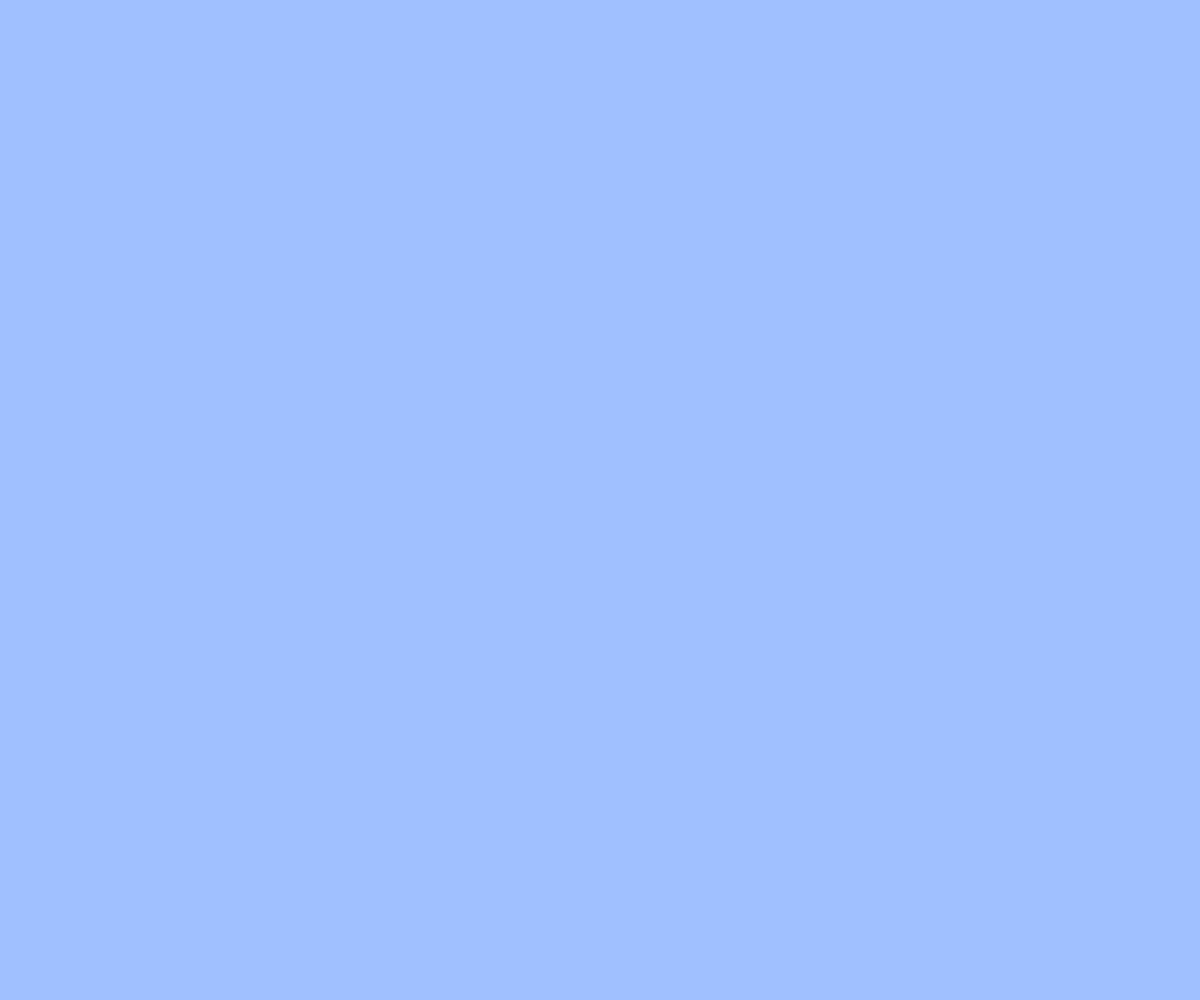
Frame 1 (no input)
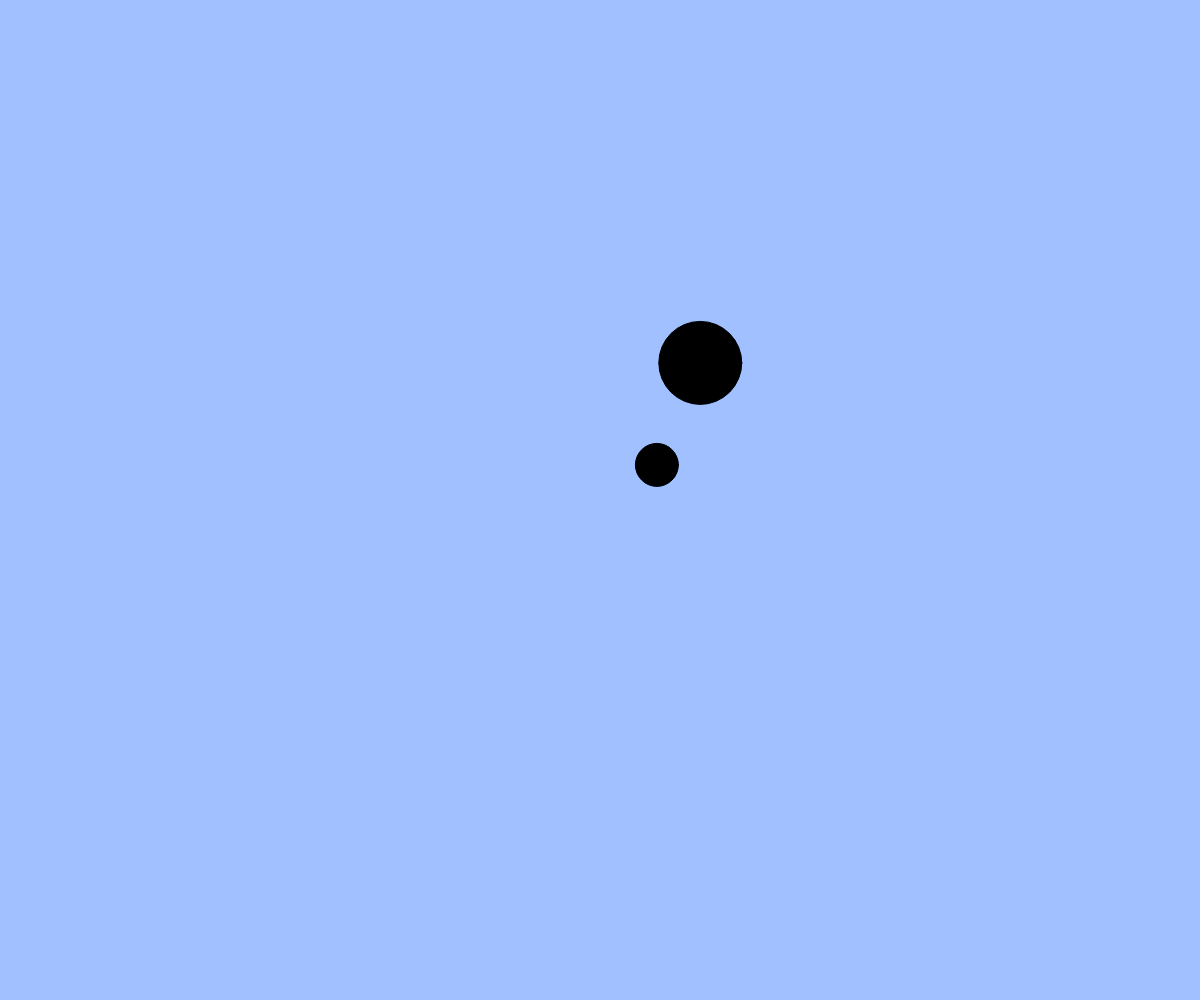
Frame 60 (no input)
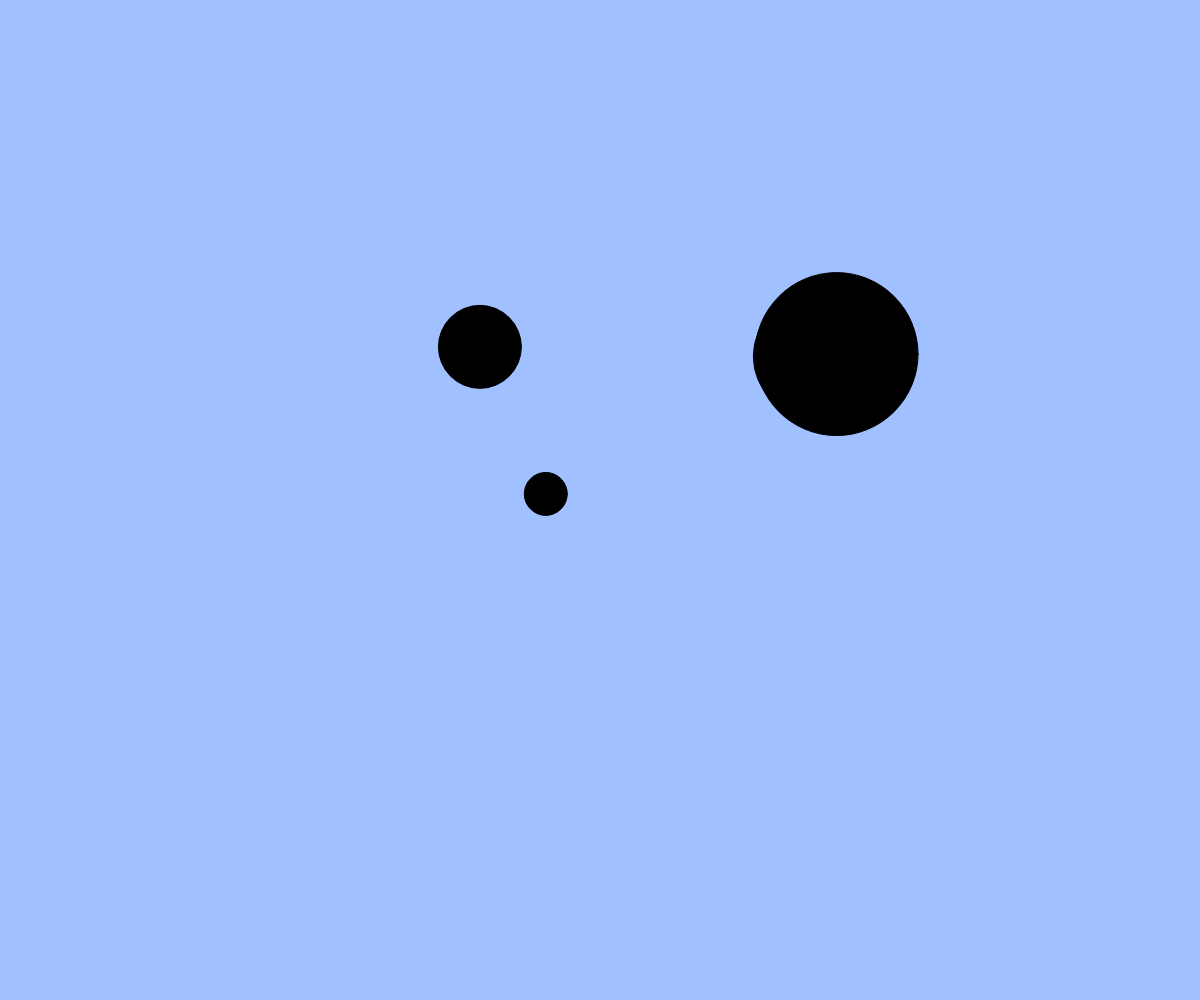
Frame 120 (the mouse pressed at the canvas centre since frame 60)

The p5.js sketch that drew these frames (run headless with seeded random() and noise() and a simulated clock; from frame 60 on, the mouse is pressed at the canvas centre):

// p5.js sketch
// ── sketch.js
// たくさん出てくるアニメーション
let balls;
let targets; // 追加（ボールを当てる的）

function setup(){
  createCanvas(windowWidth, windowHeight);
  balls = [];
  targets = [];
}

function windowResized(){
  resizeCanvas(windowWidth, windowHeight);
}

function draw(){
  background(160, 192, 255);

  // 的のアニメーション（注意：追加しないと何も起きない）
  for(let i = 0; i < targets.length; i++){
    let t = targets[i];
    fill(0);
    ellipse(t.x, t.y, t.size);
    t.x += t.vx;
    t.y += t.vy;
    t.size += 2;
  }

  // ボールのアニメーション
  for(let i = 0; i < balls.length; i++){
    let b = balls[i];
    fill(255);
    ellipse(b.x, b.y, b.size);
    b.x += b.vx;
    b.y += b.vy;
  }

  // 画面外に出たボールを配列から削除する
  const ballsInCanvas = []; // 画面内のボールを一時的に保持する配列
  for(let i = 0; i < balls.length; i++){
    let b = balls[i];
    if(b.x > 0 && b.x < width && b.y > 0 && b.y < height){ // 画面内
      ballsInCanvas.push(b);
    }
  }
  balls = ballsInCanvas; // 画面内のボールだけを残す

  // 補足：filter 関数を使うともっと簡単に書ける
  // balls = balls.filter(insideCanvas);

  if(frameCount % 20 === 0) { // 20フレームごとに新しい的を追加する
   
   const t = {
     x: width / 2,
     y: height / 2,
     size: 5,
     vx: random(-6, 6),
     vy: random(-6, 6),
   };
   targets.push(t);// BLANK[1] 新しい的オブジェクトを作成して targets 配列に追加しよう
  }

  // ボールに当たった or 大きくなりすぎた的を配列から削除する
  const activeTargets = []; // 生き残った的を一時的に保持する配列
  for(let i = 0; i < targets.length; i++){
    let t = targets[i];
    if(t.size < 200){ // 大きくなりすぎていない
      let hit = false;
      for(let j = 0; j < balls.length; j++){ // すべてのボールと衝突判定
        let b = balls[j];
       const dx = b.x - t.x;
       const dy = b.y - t.y;
       
       const d = dx * dx + dy * dy;
       
       const radiusSum = (b.size + t.size) / 2;
       if(d < radiusSum * radiusSum){ hit = true; break;}// BLANK[2]
      }
      if(!hit) activeTargets.push(t); // 衝突していなければ生き残る
    }
  }
  targets = activeTargets; // 生き残った的だけを残す
}

function mouseDragged(){
  const dx = mouseX - pmouseX;
  const dy = mouseY - pmouseY;
  if(mag(dx, dy) > 5){
    const b = { x: mouseX, y: mouseY, size: 20, vx: dx, vy: dy };
    balls.push(b);
  }
}

function insideCanvas(b) {
  return b.x > 0 && b.x < width && b.y > 0 && b.y < height;
}
